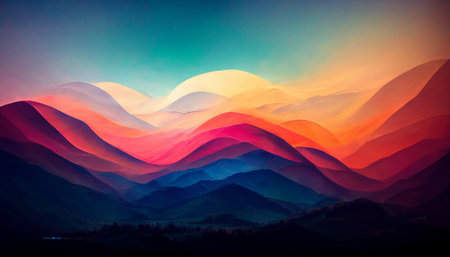
#> input picture day01/ex02/landscape.jpg, 450 x 257 px; the run also reads 1 picture not shown here
$ python test.py
#> lines starting #> are read from the running program, lines starting #| are printed output that depends on the picture; pictures that were not available may be replaced by others from this repository, and a replacement may not be noted
### day01/ex02/load_image.py
from PIL import Image, UnidentifiedImageError
import numpy as np


"""
    Load an image from a path and display informations
"""


def ft_load(path: str) -> np.ndarray:
    """
        Load an image from a path and display image informations

        Arguments:
            path (str): the path to the file
        Returns:
            nothing: only print in stdin
    """
#> called with path = 'landscape.jpg'
    try:
        assert type(path) is str, "path not a str"
        assert len(path) > 0, "path empty"
        with Image.open(path) as img:
#> img is the input picture: PIL image 450x257 RGB; mean R, G, B 98.7, 79.1, 89.1
            assert img is not None, "image could not be read"
            err_format = "bad format file, JPEG or JPG only: "
            valid_format = ["JPEG", "JPG"]
            _format = img.format
            assert valid_format.count(_format) > 0, err_format + _format
            array = np.array(img)
            print("The shape of this image is: ", end='')
            if len(array) == 0:
                print("(0, 0, 0)")
            else:
                print(array.shape)
#| (257, 450, 3)
            print(array)
#> (printed output is left out)
            return array
    except AssertionError as msg:
        print("AssertionError:", msg)
    except FileNotFoundError as msg:
        print("FileNotFoundError:", msg)
    except UnidentifiedImageError as msg:
        print("UnidentifiedImageError:", msg)
    except PermissionError as msg:
        print("PermissionError:", msg)
    except Exception as msg:
        print("Exception:", msg)
    return []

### day01/ex02/test.py
from load_image import ft_load

print(ft_load("landscape.jpg"))

###  MORE TESTS ###

# all images in /images folder

c='\033[0;1;97m'
nc='\033[0m'


def test_ft_load(path: str):
    print(f"path = '{path}'")
    ft_load(str(path))
    print()

print(c, "\nMORE TESTS\n", nc)
#| [0;1;97m
#| MORE TESTS
#|  [0m


print(c, "\ninvalid args\n", nc)
#| [0;1;97m
#| invalid args
#|  [0m


test_ft_load(15)
test_ft_load([1, 2])
#| path = '[1, 2]'
test_ft_load("")
test_ft_load(["images"])
#| path = '['images']'
test_ft_load("wdfoudwfoudwvoufddvwofuvwuofwvouvfuwdvd")
test_ft_load("images/image.png")
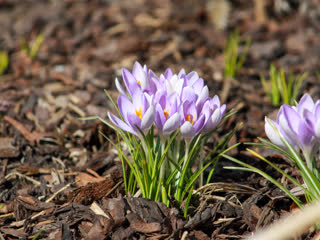
#> input picture day01/ex02/images/image.jpg, 320 x 240 px, given in place of image.png, which was not available
#> in ft_load, img is the input picture: PIL image 320x240 RGB; mean R, G, B 113.1, 96.3, 79.4
#| (240, 320, 3)
#> (printed output is left out)


print(c, "\nvalid args but bad images\n", nc)
#| [0;1;97m
#| valid args but bad images
#|  [0m

test_ft_load("./images/animal_pdf")
test_ft_load("./images/robot.jpeg")
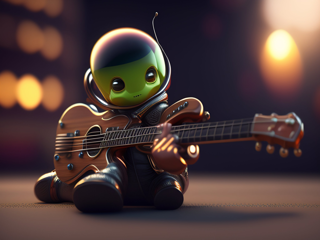
#> input picture day01/ex02/images/robot.jpeg, 320 x 240 px
#> in ft_load, img is the input picture: PIL image 320x240 RGB; mean R, G, B 79.3, 60.1, 57.9
test_ft_load("./images/robot.png")
test_ft_load("./images/img.png")
test_ft_load("./images/img2.webp")
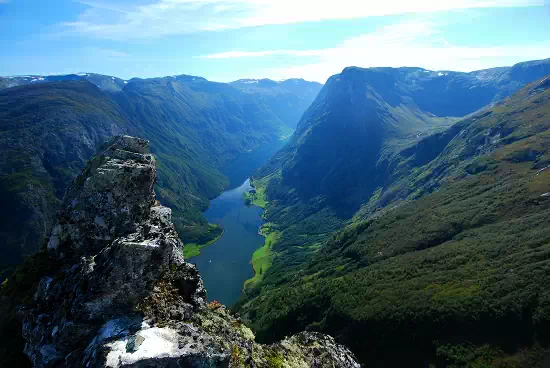
#> input picture day01/ex02/images/img2.webp, 550 x 368 px
#> in ft_load, img is the input picture: PIL image 550x368 RGB; mean R, G, B 69.2, 100.8, 117.9
test_ft_load("./images/index.html")


print(c, "\nvalid images\n", nc)
#| [0;1;97m
#| valid images
#|  [0m

test_ft_load("./images/image.jpg")
#| (240, 320, 3)
#> (printed output is left out)
test_ft_load("./images/animal.jpg")
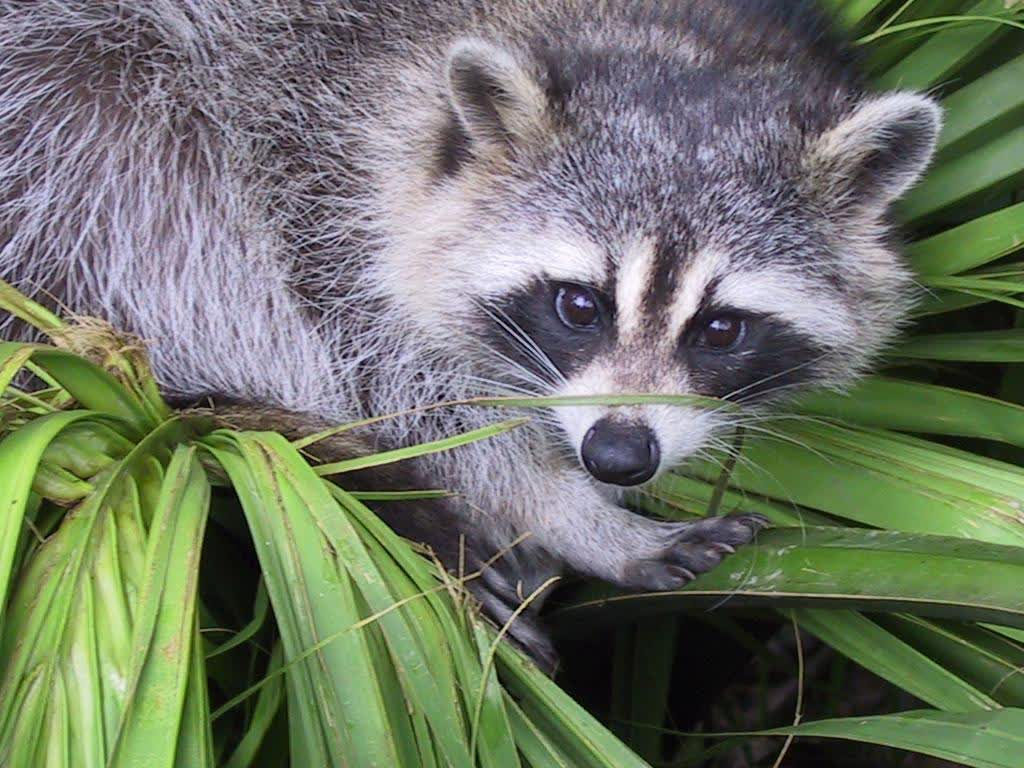
#> input picture day01/ex02/images/animal.jpg, 1024 x 768 px
#> in ft_load, img is the input picture: PIL image 1024x768 RGB; mean R, G, B 110.7, 117.7, 102.1
#| (768, 1024, 3)
#> (printed output is left out)
test_ft_load("./images/animal.jpeg")
#| (768, 1024, 3)
#> (printed output is left out)
test_ft_load("./images/animal_corrupted")

# animal_corrupted  animal_not_jpeg  landscape.jpg  robot.jpeg
# animal.jpeg       image.jpg        limg           robot.png
